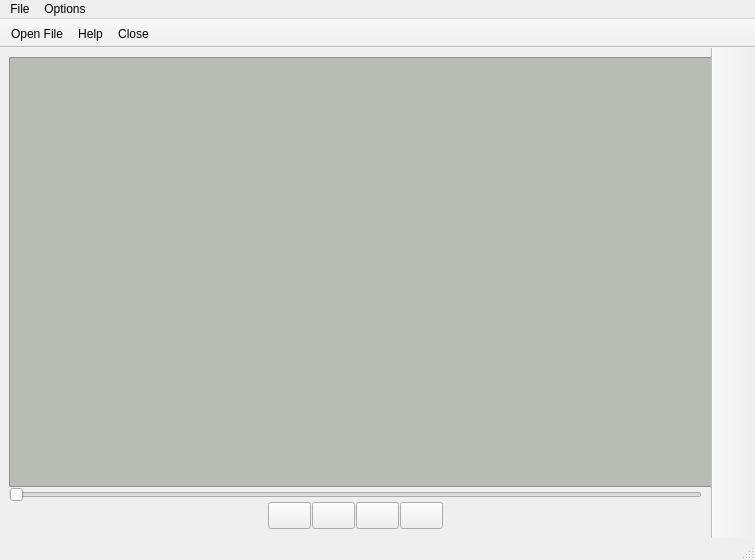
<?xml version="1.0" encoding="UTF-8"?>
<ui version="4.0">
 <class>MainWindow</class>
 <widget class="QMainWindow" name="MainWindow">
  <property name="geometry">
   <rect>
    <x>0</x>
    <y>0</y>
    <width>755</width>
    <height>560</height>
   </rect>
  </property>
  <property name="minimumSize">
   <size>
    <width>755</width>
    <height>560</height>
   </size>
  </property>
  <property name="maximumSize">
   <size>
    <width>1920</width>
    <height>1080</height>
   </size>
  </property>
  <property name="windowTitle">
   <string>MainWindow</string>
  </property>
  <widget class="QWidget" name="centralwidget">
   <layout class="QGridLayout" name="gridLayout">
    <item row="0" column="0">
     <layout class="QVBoxLayout" name="verticalLayout_2">
      <property name="spacing">
       <number>0</number>
      </property>
      <item>
       <widget class="QGraphicsView" name="mainVideo">
        <property name="sizePolicy">
         <sizepolicy hsizetype="Fixed" vsizetype="Fixed">
          <horstretch>0</horstretch>
          <verstretch>0</verstretch>
         </sizepolicy>
        </property>
        <property name="minimumSize">
         <size>
          <width>720</width>
          <height>400</height>
         </size>
        </property>
        <property name="maximumSize">
         <size>
          <width>2048</width>
          <height>1920</height>
         </size>
        </property>
        <property name="autoFillBackground">
         <bool>true</bool>
        </property>
        <property name="styleSheet">
         <string notr="true">background-color: rgb(186, 189, 182);
font: 11pt &quot;Comic Sans MS&quot;;</string>
        </property>
        <property name="verticalScrollBarPolicy">
         <enum>Qt::ScrollBarAlwaysOff</enum>
        </property>
        <property name="horizontalScrollBarPolicy">
         <enum>Qt::ScrollBarAlwaysOff</enum>
        </property>
        <property name="sizeAdjustPolicy">
         <enum>QAbstractScrollArea::AdjustToContentsOnFirstShow</enum>
        </property>
        <property name="alignment">
         <set>Qt::AlignLeading|Qt::AlignLeft|Qt::AlignTop</set>
        </property>
        <property name="dragMode">
         <enum>QGraphicsView::ScrollHandDrag</enum>
        </property>
        <property name="resizeAnchor">
         <enum>QGraphicsView::AnchorViewCenter</enum>
        </property>
       </widget>
      </item>
      <item>
       <layout class="QVBoxLayout" name="verticalLayout">
        <property name="spacing">
         <number>0</number>
        </property>
        <property name="sizeConstraint">
         <enum>QLayout::SetMaximumSize</enum>
        </property>
        <item>
         <layout class="QHBoxLayout" name="horizontalLayout_3">
          <item>
           <widget class="QSlider" name="videoSeekSlider">
            <property name="orientation">
             <enum>Qt::Horizontal</enum>
            </property>
           </widget>
          </item>
         </layout>
        </item>
        <item>
         <layout class="QHBoxLayout" name="horizontalLayout_2">
          <property name="spacing">
           <number>1</number>
          </property>
          <item>
           <spacer name="horizontalSpacer">
            <property name="orientation">
             <enum>Qt::Horizontal</enum>
            </property>
            <property name="sizeHint" stdset="0">
             <size>
              <width>30</width>
              <height>20</height>
             </size>
            </property>
           </spacer>
          </item>
          <item>
           <widget class="QPushButton" name="stopVideo">
            <property name="minimumSize">
             <size>
              <width>43</width>
              <height>27</height>
             </size>
            </property>
            <property name="maximumSize">
             <size>
              <width>43</width>
              <height>27</height>
             </size>
            </property>
            <property name="styleSheet">
             <string notr="true"/>
            </property>
            <property name="text">
             <string/>
            </property>
            <property name="icon">
             <iconset resource="resources.qrc">
              <normaloff>:/resources/icons/stop.png</normaloff>:/resources/icons/stop.png</iconset>
            </property>
            <property name="iconSize">
             <size>
              <width>25</width>
              <height>25</height>
             </size>
            </property>
           </widget>
          </item>
          <item>
           <widget class="QPushButton" name="pauseVideo">
            <property name="minimumSize">
             <size>
              <width>43</width>
              <height>27</height>
             </size>
            </property>
            <property name="maximumSize">
             <size>
              <width>43</width>
              <height>27</height>
             </size>
            </property>
            <property name="styleSheet">
             <string notr="true">
pauseVideo::hover{
background-color: rgb(114, 159, 207);
}
</string>
            </property>
            <property name="text">
             <string/>
            </property>
            <property name="icon">
             <iconset resource="resources.qrc">
              <normaloff>:/resources/icons/play.png</normaloff>
              <normalon>:/resources/icons/pause.png</normalon>:/resources/icons/play.png</iconset>
            </property>
            <property name="iconSize">
             <size>
              <width>27</width>
              <height>27</height>
             </size>
            </property>
           </widget>
          </item>
          <item>
           <widget class="QPushButton" name="previousFrame">
            <property name="minimumSize">
             <size>
              <width>43</width>
              <height>27</height>
             </size>
            </property>
            <property name="maximumSize">
             <size>
              <width>43</width>
              <height>27</height>
             </size>
            </property>
            <property name="styleSheet">
             <string notr="true"/>
            </property>
            <property name="text">
             <string/>
            </property>
            <property name="icon">
             <iconset resource="resources.qrc">
              <normaloff>:/resources/icons/previous.png</normaloff>:/resources/icons/previous.png</iconset>
            </property>
            <property name="iconSize">
             <size>
              <width>18</width>
              <height>18</height>
             </size>
            </property>
            <property name="checkable">
             <bool>false</bool>
            </property>
            <property name="default">
             <bool>false</bool>
            </property>
           </widget>
          </item>
          <item>
           <widget class="QPushButton" name="nextFrame">
            <property name="minimumSize">
             <size>
              <width>43</width>
              <height>27</height>
             </size>
            </property>
            <property name="maximumSize">
             <size>
              <width>43</width>
              <height>27</height>
             </size>
            </property>
            <property name="styleSheet">
             <string notr="true"/>
            </property>
            <property name="text">
             <string/>
            </property>
            <property name="icon">
             <iconset resource="resources.qrc">
              <normaloff>:/resources/icons/next.png</normaloff>:/resources/icons/next.png</iconset>
            </property>
            <property name="iconSize">
             <size>
              <width>18</width>
              <height>18</height>
             </size>
            </property>
           </widget>
          </item>
          <item>
           <spacer name="horizontalSpacer_2">
            <property name="orientation">
             <enum>Qt::Horizontal</enum>
            </property>
            <property name="sizeHint" stdset="0">
             <size>
              <width>30</width>
              <height>20</height>
             </size>
            </property>
           </spacer>
          </item>
         </layout>
        </item>
       </layout>
      </item>
     </layout>
    </item>
   </layout>
  </widget>
  <widget class="QStatusBar" name="statusbar"/>
  <widget class="QToolBar" name="toolBar">
   <property name="windowTitle">
    <string>toolBar</string>
   </property>
   <property name="movable">
    <bool>false</bool>
   </property>
   <attribute name="toolBarArea">
    <enum>TopToolBarArea</enum>
   </attribute>
   <attribute name="toolBarBreak">
    <bool>false</bool>
   </attribute>
   <addaction name="actionOpen"/>
   <addaction name="actionHelp"/>
   <addaction name="actionClose"/>
  </widget>
  <widget class="QToolBar" name="ImageProcessToolBar">
   <property name="sizePolicy">
    <sizepolicy hsizetype="Fixed" vsizetype="Preferred">
     <horstretch>0</horstretch>
     <verstretch>0</verstretch>
    </sizepolicy>
   </property>
   <property name="minimumSize">
    <size>
     <width>0</width>
     <height>0</height>
    </size>
   </property>
   <property name="windowTitle">
    <string>toolBar_2</string>
   </property>
   <property name="movable">
    <bool>false</bool>
   </property>
   <property name="orientation">
    <enum>Qt::Vertical</enum>
   </property>
   <property name="iconSize">
    <size>
     <width>28</width>
     <height>28</height>
    </size>
   </property>
   <property name="floatable">
    <bool>false</bool>
   </property>
   <attribute name="toolBarArea">
    <enum>RightToolBarArea</enum>
   </attribute>
   <attribute name="toolBarBreak">
    <bool>false</bool>
   </attribute>
   <addaction name="actionEdit_Frame"/>
  </widget>
  <widget class="QMenuBar" name="menubar">
   <property name="geometry">
    <rect>
     <x>0</x>
     <y>0</y>
     <width>755</width>
     <height>22</height>
    </rect>
   </property>
   <widget class="QMenu" name="menuFile">
    <property name="title">
     <string>File</string>
    </property>
    <addaction name="separator"/>
    <addaction name="actionOpen"/>
    <addaction name="actionHelp"/>
    <addaction name="actionClose"/>
   </widget>
   <widget class="QMenu" name="menuOptions">
    <property name="title">
     <string>Options</string>
    </property>
    <widget class="QMenu" name="menuSpeed">
     <property name="title">
      <string>Speed</string>
     </property>
     <addaction name="actionx1"/>
     <addaction name="actionx2"/>
     <addaction name="actionx3"/>
     <addaction name="actionx4"/>
    </widget>
    <addaction name="menuSpeed"/>
   </widget>
   <addaction name="menuFile"/>
   <addaction name="menuOptions"/>
  </widget>
  <action name="actionOpen">
   <property name="icon">
    <iconset resource="resources.qrc">
     <normaloff>:/resources/icons/file.png</normaloff>
     <normalon>IconsAndPhotos/fileIcon.png</normalon>:/resources/icons/file.png</iconset>
   </property>
   <property name="text">
    <string> Open File</string>
   </property>
   <property name="shortcut">
    <string>Ctrl+F</string>
   </property>
  </action>
  <action name="actionClose">
   <property name="icon">
    <iconset resource="resources.qrc">
     <normaloff>:/resources/icons/close.png</normaloff>:/resources/icons/close.png</iconset>
   </property>
   <property name="text">
    <string>Close</string>
   </property>
   <property name="shortcut">
    <string>Ctrl+W</string>
   </property>
  </action>
  <action name="actionHelp">
   <property name="icon">
    <iconset resource="resources.qrc">
     <normaloff>:/resources/icons/help.png</normaloff>:/resources/icons/help.png</iconset>
   </property>
   <property name="text">
    <string>Help</string>
   </property>
   <property name="shortcut">
    <string>Ctrl+H</string>
   </property>
  </action>
  <action name="actionEdit_Frame">
   <property name="checkable">
    <bool>false</bool>
   </property>
   <property name="icon">
    <iconset>
     <selectedon>:/resources/icons/edit-image.png</selectedon>
    </iconset>
   </property>
   <property name="text">
    <string/>
   </property>
   <property name="toolTip">
    <string>Edit Frame</string>
   </property>
   <property name="shortcut">
    <string>Ctrl+I</string>
   </property>
  </action>
  <action name="actionx1">
   <property name="checkable">
    <bool>true</bool>
   </property>
   <property name="text">
    <string>x1</string>
   </property>
  </action>
  <action name="actionx2">
   <property name="checkable">
    <bool>true</bool>
   </property>
   <property name="text">
    <string>x2</string>
   </property>
  </action>
  <action name="actionx3">
   <property name="checkable">
    <bool>true</bool>
   </property>
   <property name="text">
    <string>x3</string>
   </property>
  </action>
  <action name="actionx4">
   <property name="checkable">
    <bool>true</bool>
   </property>
   <property name="text">
    <string>x4</string>
   </property>
  </action>
 </widget>
 <resources>
  <include location="resources.qrc"/>
 </resources>
 <connections/>
</ui>
